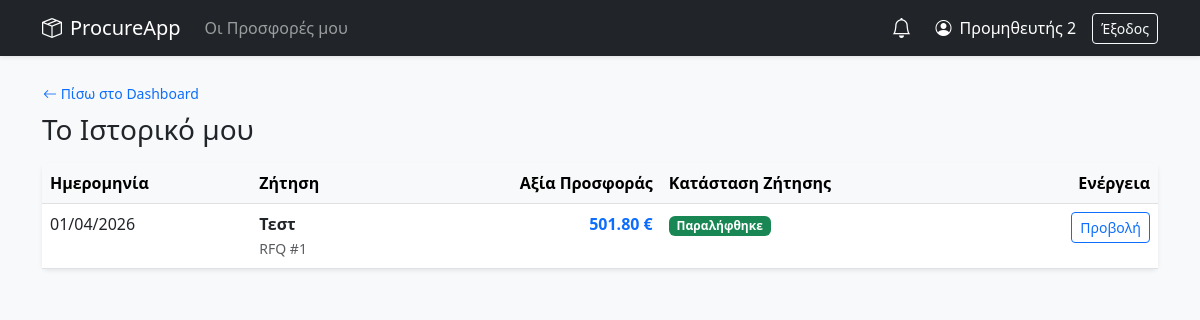
/supplier/history (signed in), run on the app's committed database.
### models.py (models this page shows)
class Bid(db.Model):
    __tablename__ = "bids"
    id = db.Column(db.Integer, primary_key=True)
    request_id = db.Column(db.Integer, db.ForeignKey("requests.id"), nullable=False)
    supplier_id = db.Column(db.Integer, db.ForeignKey("users.id"), nullable=False)
    supplier_name = db.Column(db.String(120), nullable=False)
    price = db.Column(db.Numeric(12, 2), nullable=False)
    notes = db.Column(db.Text, nullable=True)
    documents = db.Column(db.String(255), nullable=True)
    created_at = db.Column(db.DateTime, default=datetime.utcnow)
    status = db.Column(db.String(20), default='draft')
    overall_discount_type = db.Column(db.String(10), default='pct')
    proposed_delivery_date = db.Column(db.DateTime, nullable=True)
    is_draft = db.Column(db.Boolean, default=False)
    subtotal = db.Column(db.Numeric(12, 2), nullable=True)
    discount_total = db.Column(db.Numeric(12, 2), nullable=True)
    overall_discount_pct = db.Column(db.Numeric(5, 2), nullable=True)
    shipping_cost = db.Column(db.Numeric(12, 2), nullable=True)
    vat_pct = db.Column(db.Numeric(5, 2), nullable=True)
    vat_amount = db.Column(db.Numeric(12, 2), nullable=True)
    lines = db.relationship("BidLine", backref="bid", cascade="all, delete-orphan", lazy=True)

class RequestRFQ(db.Model):
    __tablename__ = "requests"
    id = db.Column(db.Integer, primary_key=True)
    title = db.Column(db.String(200), nullable=False)
    description = db.Column(db.Text, nullable=True)
    documents = db.Column(db.String(255), nullable=True)
    created_by = db.Column(db.String(100), nullable=False)
    created_at = db.Column(db.DateTime, default=datetime.utcnow)
    delivery_location = db.Column(db.String(255), nullable=True)
    receiving_manager = db.Column(db.String(120), nullable=True)
    phone = db.Column(db.String(50), nullable=True)
    submit_deadline = db.Column(db.DateTime, nullable=False)
    delivery_deadline = db.Column(db.DateTime, nullable=False)
    status = db.Column(db.String(20), default=RFQStatus.OPEN)
    approved_by = db.Column(db.String(100), nullable=True)
    approved_at = db.Column(db.DateTime, nullable=True)
    denial_reason = db.Column(db.Text, nullable=True)
    winning_bid_id = db.Column(db.Integer, db.ForeignKey('bids.id'), nullable=True)
    cost_center_id = db.Column(db.Integer, db.ForeignKey('cost_centers.id'), nullable=True)
    cost_center = db.relationship('CostCenter', backref='rfqs')
    items = db.relationship('RequestItem', backref='rfq', lazy=True, cascade="all, delete-orphan")
    bids = db.relationship('Bid', backref='rfq', lazy=True, foreign_keys="[Bid.request_id]", cascade="all, delete-orphan")
    allowed_suppliers = db.relationship('AllowedSupplier', backref='rfq', lazy=True, cascade="all, delete-orphan")

### app.py (the view)
@app.route("/supplier/history")
@require_role("supplier")
def supplier_history():
    supplier_name = session.get("name")
    my_bids = Bid.query.filter_by(supplier_name=supplier_name).order_by(Bid.created_at.desc()).all()
    return render_template("supplier_history.html", bids=my_bids)

### app.py (called while the page is built)
def require_roles(*roles):
    def wrap(fn):
        @wraps(fn)
        def inner(*args, **kwargs):
            if session.get("role") not in roles:
                flash("Δεν έχεις δικαίωμα πρόσβασης.", "danger")
                return redirect(url_for("login"))
            return fn(*args, **kwargs)
        return inner
    return wrap

def get_phase_key(rfq: "RequestRFQ") -> str:
    if rfq.status == RFQStatus.CANCELLED: return "cancelled"
    if rfq.status == RFQStatus.DENIED: return "denied"
    if rfq.status == RFQStatus.PENDING: return "awaiting_approval"
    if rfq.status == RFQStatus.PENDING_FINAL_APPROVAL: return "pending_final_approval"
    if rfq.status == RFQStatus.RECEIVED: return "received"
    if rfq.status == RFQStatus.CLOSED: return "awarded"
    if rfq.status == RFQStatus.OPEN:
        count_bids = len(rfq.bids or [])
        return "offers_received" if count_bids > 0 else "awaiting_offers"
    return rfq.status

@app.context_processor
def utility_processor():
    unread_notifs = []
    if 'username' in session:
        u = User.query.filter_by(username=session['username']).first()
        if u:
            unread_notifs = Notification.query.filter_by(user_id=u.id, is_read=False).order_by(Notification.created_at.desc()).all()
    return dict(phase_info=phase_info, is_editable_by_current_user=is_editable_by_current_user, now=datetime.utcnow(), unread_notifs=unread_notifs)

### templates/supplier_history.html
{% extends "base.html" %}
{% block content %}
<div class="mb-3">
    <a href="{{ url_for('supplier_dashboard') }}" class="btn btn-sm btn-link text-decoration-none p-0">
        <i class="bi bi-arrow-left"></i> Πίσω στο Dashboard
    </a>
    <h3 class="mt-2">Το Ιστορικό μου</h3>
</div>
<div class="card shadow-sm">
    <div class="table-responsive">
        <table class="table table-hover mb-0">
            <thead class="table-light">
                <tr>
                    <th>Ημερομηνία</th>
                    <th>Ζήτηση</th>
                    <th class="text-end">Αξία Προσφοράς</th>
                    <th>Κατάσταση Ζήτησης</th>
                    <th class="text-end">Ενέργεια</th>
                </tr>
            </thead>
            <tbody>
                {% for b in bids %}
                <tr>
                    <td>{{ b.created_at.strftime('%d/%m/%Y') }}</td>
                    <td>
                        <div class="fw-bold">{{ b.rfq.title }}</div>
                        <small class="text-muted">RFQ #{{ b.request_id }}</small>
                    </td>
                    <td class="text-end fw-bold text-primary">{{ "%.2f"|format(b.price) }} €</td>
                    <td>
                        {% set p = phase_info(b.rfq) %}
                        <span class="{{ p.badge }}">{{ p.label }}</span>
                    </td>
                    <td class="text-end">
                        <a href="{{ url_for('supplier_bid', req_id=b.request_id) }}" class="btn btn-sm btn-outline-primary">Προβολή</a>
                    </td>
                </tr>
                {% else %}
                <tr><td colspan="5" class="text-center py-4">Δεν έχετε υποβάλει προσφορές ακόμα.</td></tr>
                {% endfor %}
            </tbody>
        </table>
    </div>
</div>
{% endblock %}

### templates/base.html (style rules this page uses)
body { background-color: #f8f9fa; font-family: system-ui, -apple-system, sans-serif; }
.card { border: none; box-shadow: 0 2px 8px rgba(0,0,0,.05); margin-bottom: 1.5rem; }

### data on the page
Bid: created_at "01/04/2026", rfq "Τεστ", request_id "1", price "501.80", label "Παραλήφθηκε"

### other printed values
{{ session.get('name') }} "Προμηθευτής 2"
